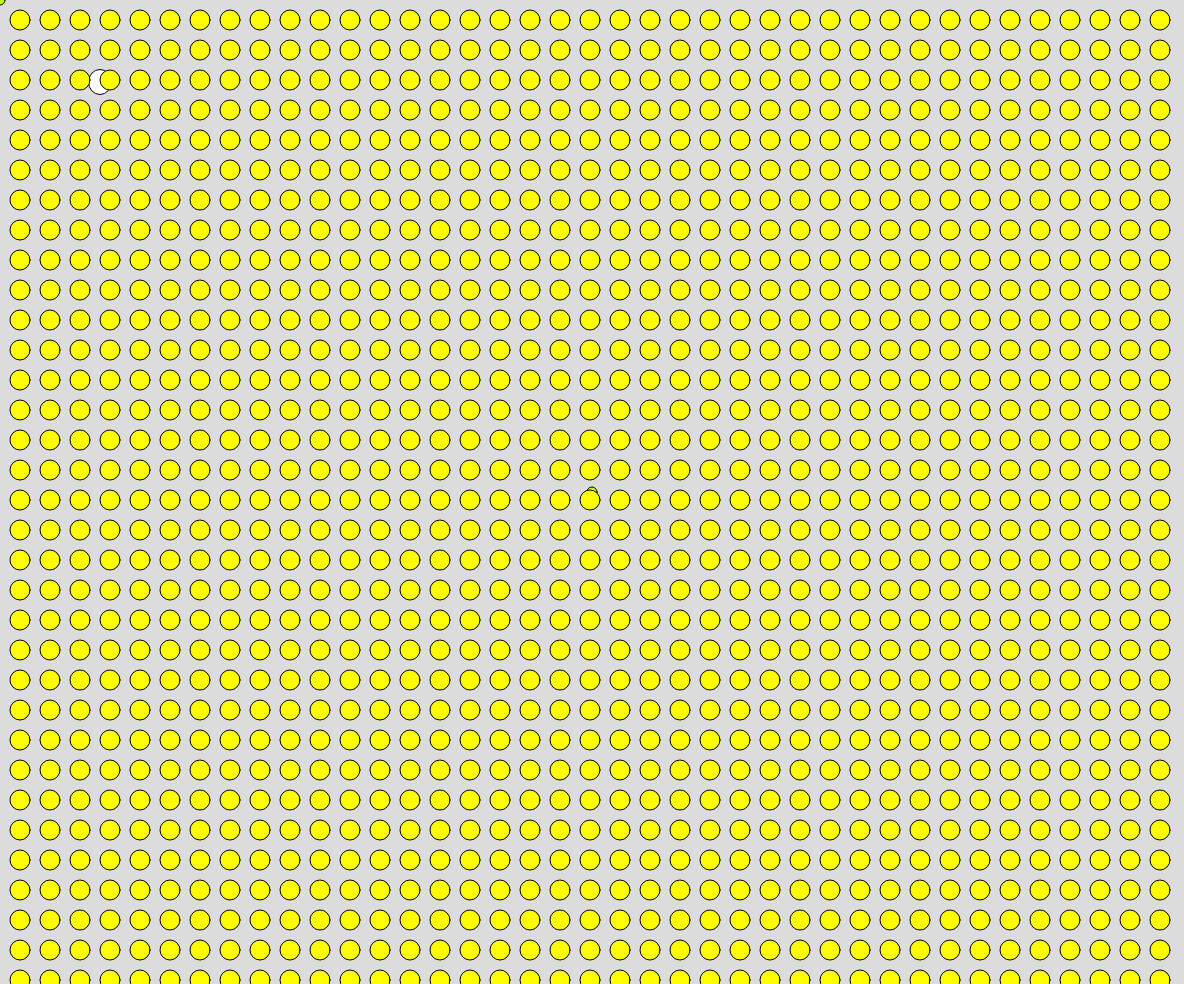
Frame 1 (no input)
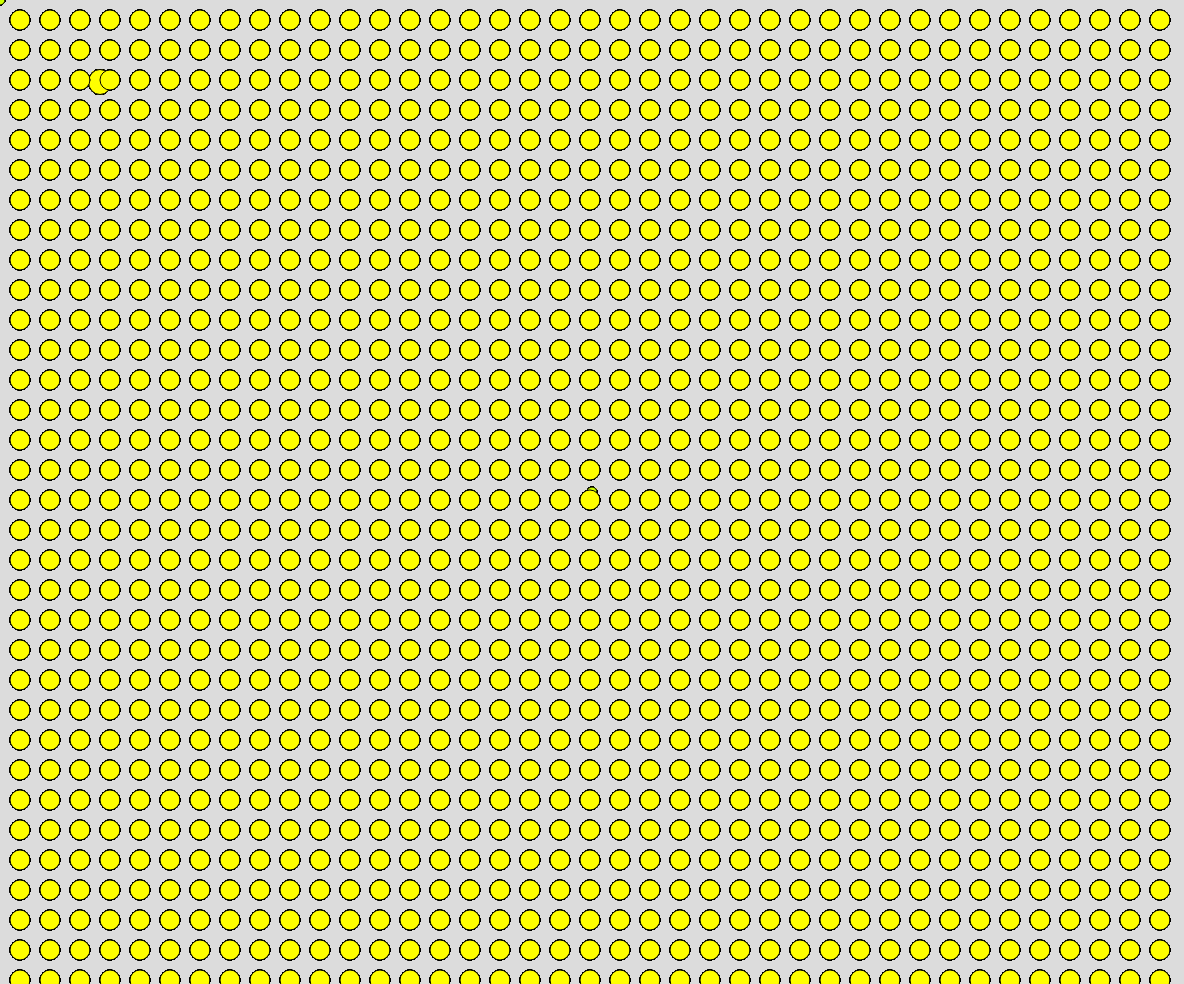
Frame 60 (no input)
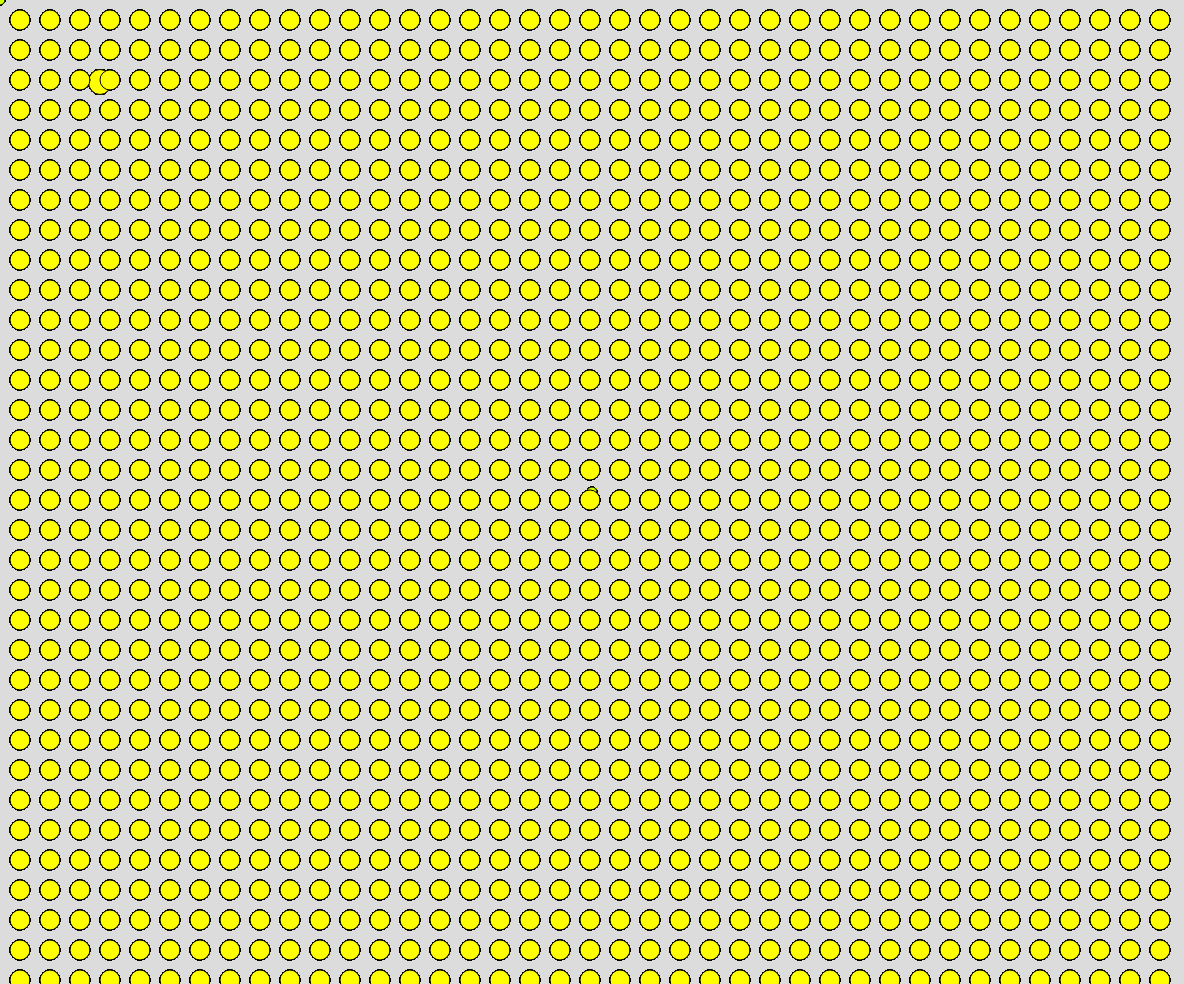
Frame 120 (the mouse pressed at the canvas centre since frame 60)

The p5.js sketch that drew these frames (run headless with seeded random() and noise() and a simulated clock; from frame 60 on, the mouse is pressed at the canvas centre):

// p5.js sketch
// ── sketch.js
function setup() {
  createCanvas(windowWidth-16, windowHeight-16);
  background(220);
}

function draw() {
  ellipse(100,82,23,25);
  fill(206, 255, 0);
  ellipse(mouseX,mouseY,10,10);
  ellipse(width/2,height/2,10,10);
  fill(255, 266, 0);
  for ( let y = 20 ; y < height ; y+=30 ) {
    for ( let i = 20 ; i < width ; i+=30 ) {
    ellipse( i, y, 20, 20);
}
  }
}
